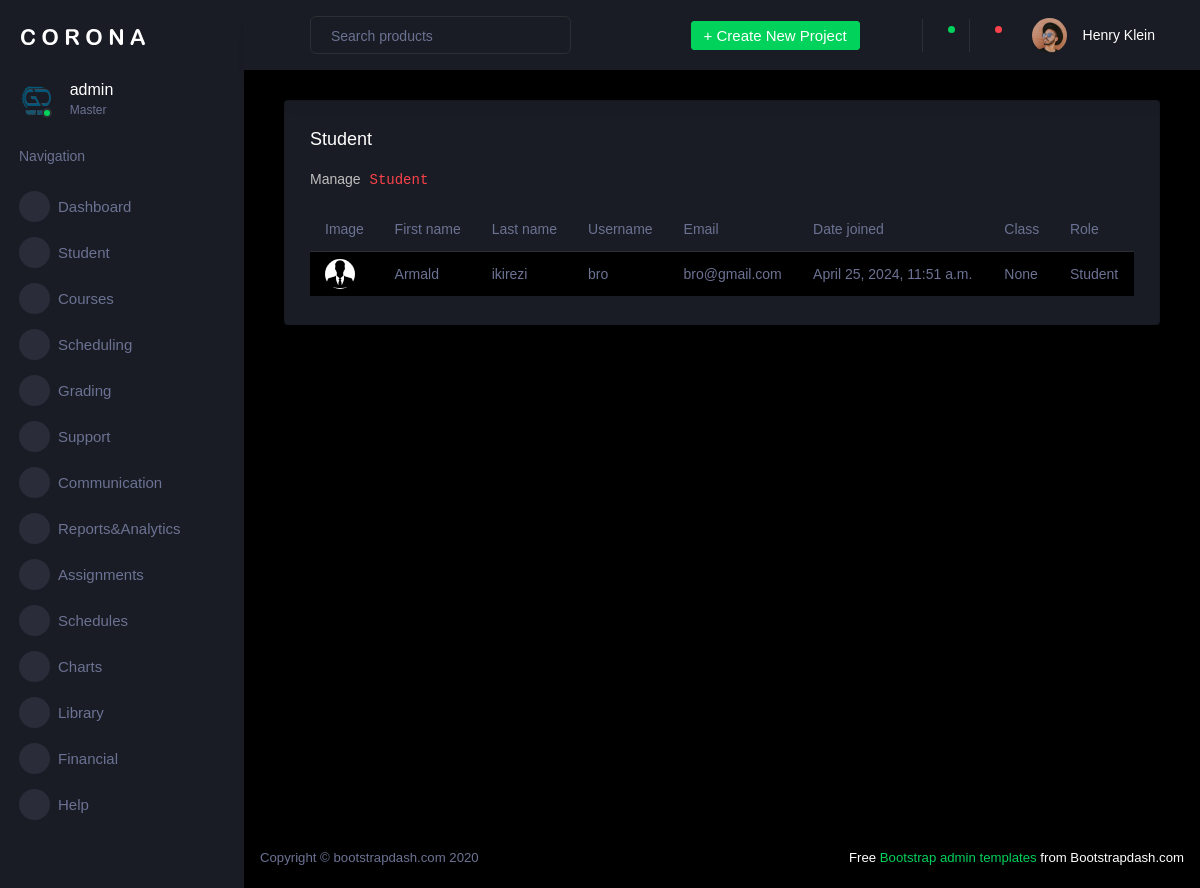
The app's page /student/dos/manage_student/ (signed in), older data.
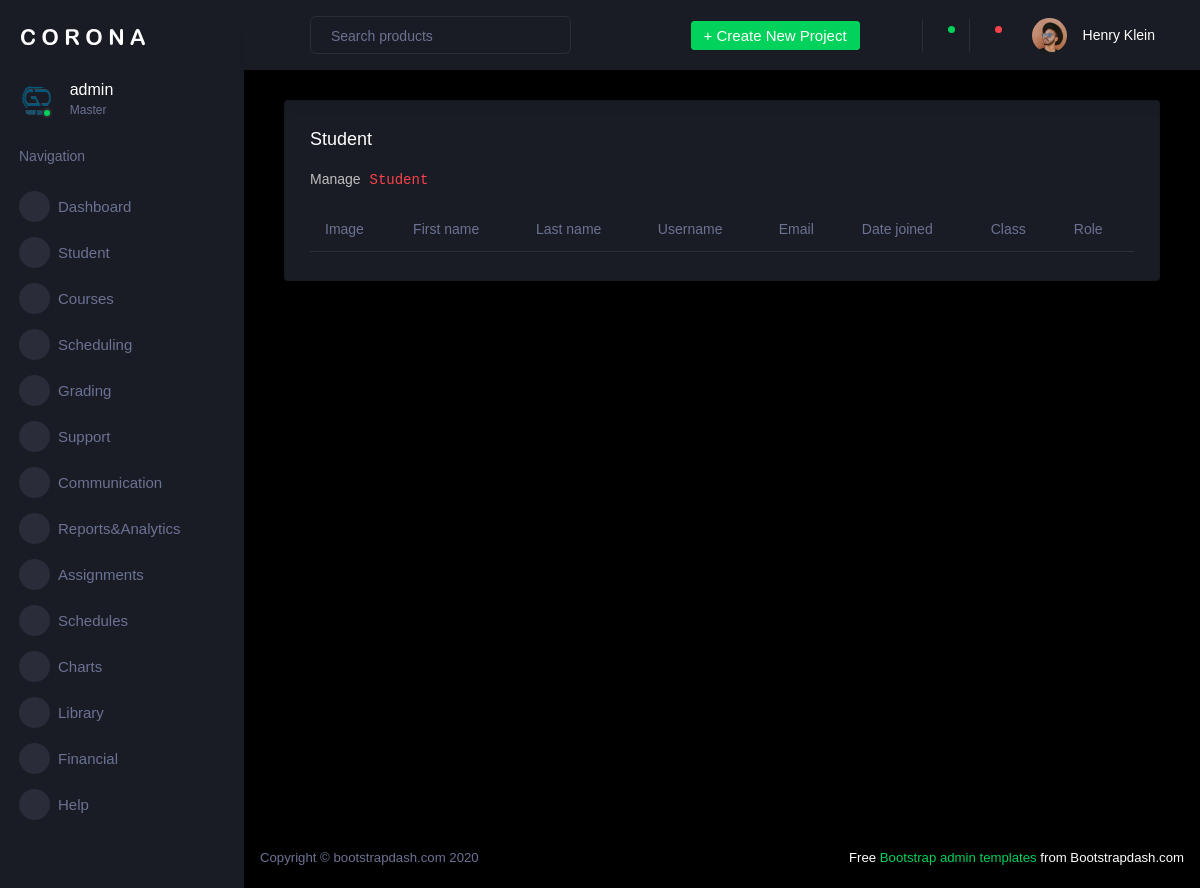
The same page, newer data.
### student_management/models.py (models this page shows, shortened)
class Student(models.Model):
    user=models.OneToOneField(Users,on_delete=models.CASCADE,related_name='student',null=True)
    student_class=models.ForeignKey(Class,related_name='student',on_delete=models.CASCADE,null=True)
    gender=models.CharField(max_length=255)
    student_id=models.CharField(max_length=255)
    father_name=models.CharField(max_length=255,null=True)
    mother_name=models.CharField(max_length=255)
    p_number=models.CharField(max_length=255)
    s_number=models.CharField(max_length=255)
    created_at=models.DateTimeField(auto_now_add=True)
    location=models.CharField(max_length=255)
    status=models.BooleanField(default=True)
    registered_by=models.ForeignKey(Users,related_name='student_reg',on_delete=models.CASCADE,null=True)
    updated=models.DateTimeField(auto_now=True)

### accounts/models.py (models this page shows, shortened)
class Users(AbstractUser):
    MASTER = 1
    DEAN_OF_STUDY = 2
    STORE_KEEPER = 3
    LIBRARIAN = 4
    HARDWARE_MANAGER = 5
    TEACHER = 6
    STUDENT = 7
    ROLE_CHOICES = [
        (MASTER, 'Master'),
        (DEAN_OF_STUDY, 'Dean of Study'),
        (STORE_KEEPER, 'Store keeper'),
        (LIBRARIAN, 'Librarian'),
        (HARDWARE_MANAGER, 'Hardware Manager'),
        (TEACHER, 'Teacher'),
        (STUDENT, 'Student'),
    ]
    role = models.IntegerField(choices=ROLE_CHOICES, default=STUDENT)
    phone_number = models.CharField(max_length=15, blank=True, null=True)
    profile_picture = models.ImageField(upload_to='profile_pictures/', blank=True, null=True)
    class Meta:
        verbose_name = 'User'
        verbose_name_plural = 'Users'
    groups = models.ManyToManyField(
        'auth.Group',
        verbose_name='groups',
        blank=True,
        help_text='The groups this user belongs to. A user will get all permissions granted to each of their groups.',
        related_name='custom_users'  # Specify custom related_name
    )
    user_permissions = models.ManyToManyField(
        'auth.Permission',
        verbose_name='user permissions',
        blank=True,
        help_text='Specific permissions for this user.',
        related_name='custom_users'  # Specify custom related_name
    )
    def get_role_label(self):
        for role_value, role_label in self.ROLE_CHOICES:
            if role_value == self.role:
                return role_label
        return "Unknown"

### student_management/views.py (the view)
# urls.py: path('dos/manage_student/',views.DosManageStudent,name='dos_manage_student'),
@login_required
def DosManageStudent(request):
    students = Student.objects.all()
    for student in students:
        user = student.user
        user.role_label = user.get_role_label()  # Assuming get_role_label() is a method on the User model
    context = {'students': students}
    return render(request, 'student_management/dos/manage_student.html', context)

### student_management/templates/student_management/dos/manage_student.html
{% extends "student_management/dos/dos_base.html" %}
{% load static %}
{% block content %}
    <div class="col-lg-12 grid-margin stretch-card">
        <div class="card">
            <div class="card-body">
                <h4 class="card-title">Student</h4>
                <p class="card-description"> Manage <code>Student</code></p>
                <div class="table-responsive">
                    <table class="table table-striped">
                        <thead>
                            <tr>
                                <th>Image </th>
                                <th> First name </th>
                                <th> Last name </th>
                                <th> Username </th>
                                <th>Email</th>
                                <th>Date joined</th>
                                <th> Class</th>
                                <th> Role</th>
                            </tr>
                        </thead>
                        <tbody>
                      {% for student in students %}
                                <tr>
                                    <td class="py-1">
                                        {% if student.user.profile_picture %}
                                            <img src="{{ student.user.profile_picture.url }}" alt="image" />
                                        {% endif %}
                                    </td>
                                    <td>{{ student.user.first_name }}</td>
                                    <td>{{ student.user.last_name }}</td>
                                    <td>{{ student.user.username }}</td>
                                    <td>{{ student.user.email }}</td>
                                    <td>{{ student.user.date_joined }}</td>
                                    <td>{{ student.student_class }}</td>
                                    <td>{{ student.user.role_label }}</td>
                                </tr>
                            {% endfor %}
                        </tbody>
                    </table>
                </div>
            </div>
        </div>
    </div>
{% endblock content %}

### student_management/templates/student_management/dos/partials/_sidebar.html (shortened to what the changed rows need)
<nav class="sidebar sidebar-offcanvas" id="sidebar">
  <ul class="nav">
    <li class="nav-item profile">
      <div class="profile-desc">
        <div class="profile-pic">
          <div class="profile-name">
            <h5 class="mb-0 font-weight-normal">{{ request.user.username }}</h5>
            {% for role_value, role_label in request.user.ROLE_CHOICES %}
                {% if request.user.role == role_value %}
                    <span>{{ role_label }}</span>
                {% endif %}
            {% endfor %}
        </div>
        </div>
      </div>
    </li>
  </ul>
</nav>

Row changes from the older to the newer data that the page shows:
removed Student: user.profile_picture (picture), user.first_name "Armald", user.last_name "ikirezi", user.username "bro", user.email "bro@gmail.com", user.date_joined "April 25, 2024, 11:51 a.m.", student_class "None", user.role_label "Student"
